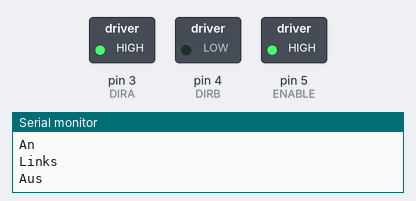
Bench run of a sketch on a simulated Arduino Uno, built with avr-gcc and run on an emulated ATmega328P. On the bench: switched loads named in the sketch (green lamp = pin HIGH), the last lines printed to the serial monitor.

Above: at 1.5 s.
At 10.8 s:
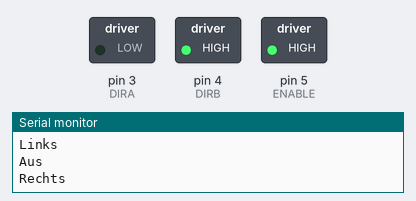
At 20.2 s:
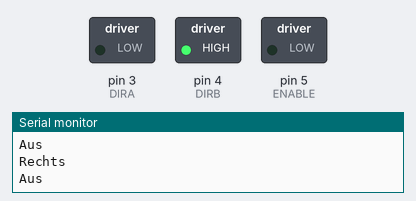
Timing chart, 0 to 28.3 s (numbered marks = the images above):
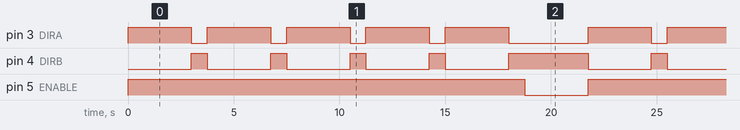

Measured:
- by itself, pin 3 (DIRA): repeats every 21.8 s: 4 × (LOW 0.75 s, HIGH 3.0 s), LOW 3.8 s, HIGH 3.0 s
- by itself, pin 4 (DIRB): repeats every 21.8 s: 3 × (LOW 3.0 s, HIGH 0.75 s), LOW 3.0 s, HIGH 3.8 s, LOW 3.0 s, HIGH 0.75 s
- by itself, pin 5 (ENABLE): alternates HIGH for 18.8 s and LOW for 3.0 s

The sketch:

Relay_v1.ino
```cpp
//www.elegoo.com
//2016.12.12

/************************
  Exercise the motor using
  the L293D chip
************************/

#define ENABLE 5
#define DIRA 3
#define DIRB 4

int i;

void setup() {
  //---set pin direction
  pinMode(ENABLE, OUTPUT);
  pinMode(DIRA, OUTPUT);
  pinMode(DIRB, OUTPUT);
  Serial.begin(9600);
}

void loop() {

  //---back and forth example
  Serial.println("One way, then reverse");
  digitalWrite(ENABLE, HIGH); // enable on
  Serial.println("An");
  for (i = 0; i < 5; i++) {
    Serial.println("Links");
    digitalWrite(DIRA, HIGH); //one way
    digitalWrite(DIRB, LOW);
    Serial.println("Aus");
    delay(3000);
  digitalWrite(ENABLE, LOW); // enable on
    Serial.println("Rechts");
    digitalWrite(DIRA, LOW); //reverse
    digitalWrite(DIRB, HIGH);
  digitalWrite(ENABLE, HIGH); // enable on
    delay(750);
  }
  digitalWrite(ENABLE, LOW); // enable on
  Serial.println("Aus");
  delay(3000);
}
```
